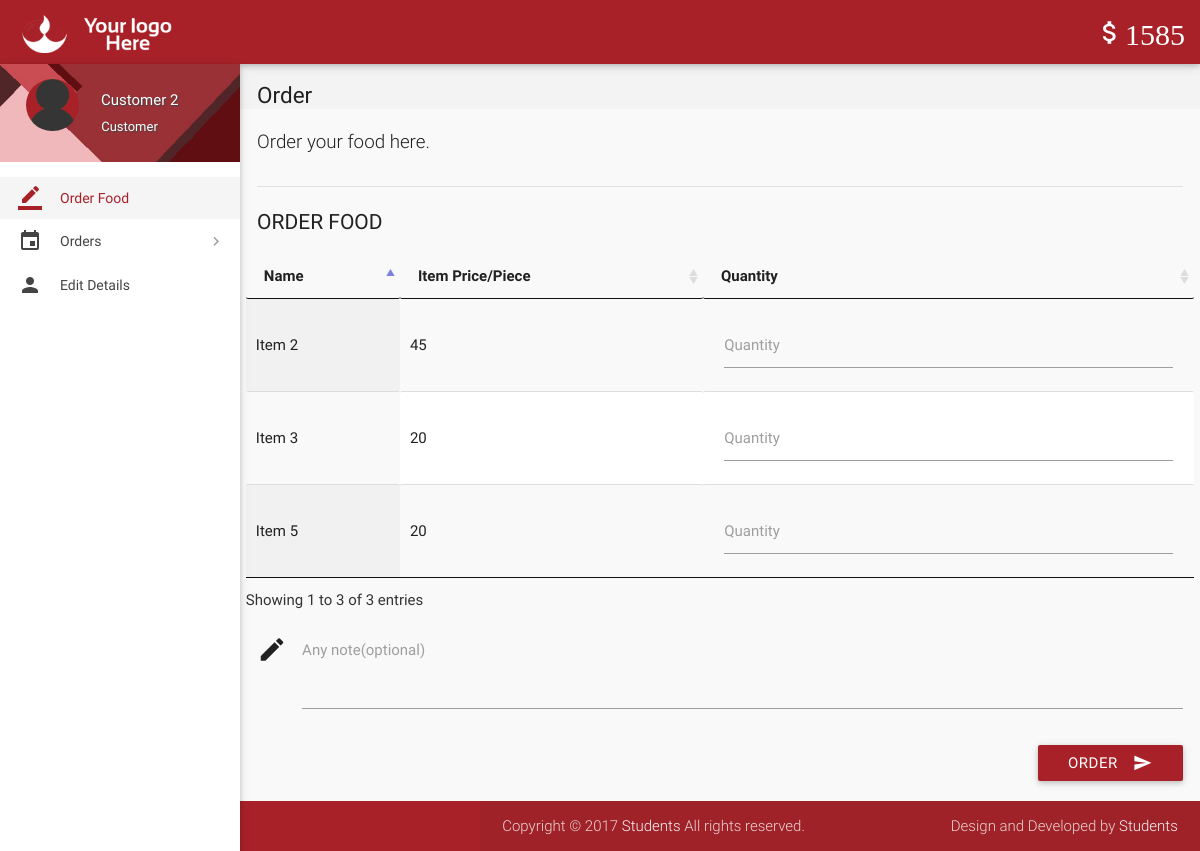
Screenshot of /index.php (signed in) with the database file from the repository.
### tables this page shows
CREATE TABLE `wallet_details` (
  `id` int(11) NOT NULL,
  `wallet_id` int(11) NOT NULL,
  `number` varchar(16) NOT NULL,
  `cvv` int(3) NOT NULL,
  `balance` int(11) NOT NULL DEFAULT '2000'
);

CREATE TABLE `items` (
  `id` int(11) NOT NULL,
  `name` varchar(20) NOT NULL,
  `price` int(11) NOT NULL,
  `deleted` tinyint(4) NOT NULL DEFAULT '0'
);

### includes/wallet.php (called while the page is built)
<?php
$user_id=$_SESSION['user_id'];
$sql = mysqli_query($con, "SELECT * FROM wallet where customer_id = $user_id");
while($row1 = mysqli_fetch_array($sql)){
$wallet_id = $row1['id'];
}
$sql = mysqli_query($con, "SELECT * FROM wallet_details where wallet_id = $wallet_id");
while($row1 = mysqli_fetch_array($sql)){
$balance = $row1['balance'];
}
?>

### includes/connect.php (called while the page is built, shortened)
<?php
$name = $_SESSION['name'];
$role = $_SESSION['role'];
?>

### index.php (the view, shortened to what this page needs)
<?php
include 'includes/connect.php';
include 'includes/wallet.php';
	if($_SESSION['customer_sid']==session_id())
	{
		?>
<!DOCTYPE html>
<html lang="en">
<head>
  <link href="css/materialize.min.css" type="text/css" rel="stylesheet" media="screen,projection">
  <link href="css/style.min.css" type="text/css" rel="stylesheet" media="screen,projection">
  <link href="css/custom/custom.min.css" type="text/css" rel="stylesheet" media="screen,projection">
  <link href="js/plugins/perfect-scrollbar/perfect-scrollbar.css" type="text/css" rel="stylesheet" media="screen,projection">
  <link href="js/plugins/data-tables/css/jquery.dataTables.min.css" type="text/css" rel="stylesheet" media="screen,projection">
</head>
<body>
  <header id="header" class="page-topbar">
        <div class="navbar-fixed">
            <nav class="navbar-color">
                <div class="nav-wrapper">
                    <ul class="left">
                      <li><h1 class="logo-wrapper"><a href="index.php" class="brand-logo darken-1"><img src="images/materialize-logo.png" alt="logo"></a> <span class="logo-text">Logo</span></h1></li>
                    </ul>
                    <ul class="right hide-on-med-and-down">
                        <li><a href="#" class="waves-effect waves-block waves-light"><i class="mdi-editor-attach-money"><?php echo $balance;?></i></a>
                        </li>
                    </ul>
                </div>
            </nav>
        </div>
  </header>
  <div id="main">
    <div class="wrapper">
      <aside id="left-sidebar-nav">
        <ul id="slide-out" class="side-nav fixed leftside-navigation">
            <li class="user-details cyan darken-2">
            <div class="row">
                <div class="col col s4 m4 l4">
                    <img src="images/avatar.jpg" alt="" class="circle responsive-img valign profile-image">
                </div>
                <div class="col col s8 m8 l8">
                    <a class="btn-flat dropdown-button waves-effect waves-light white-text profile-btn" href="#" data-activates="profile-dropdown"><?php echo $name;?> <i class="mdi-navigation-arrow-drop-down right"></i></a>
                    <p class="user-roal"><?php echo $role;?></p>
                </div>
            </div>
            </li>
            <li class="bold active"><a href="index.php" class="waves-effect waves-cyan"><i class="mdi-editor-border-color"></i> Order Food</a>
            </li>
                <li class="no-padding">
                    <ul class="collapsible collapsible-accordion">
                        <li class="bold"><a class="collapsible-header waves-effect waves-cyan"><i class="mdi-editor-insert-invitation"></i> Orders</a>
                        </li>
                    </ul>
                </li>
            <li class="bold"><a href="details.php" class="waves-effect waves-cyan"><i class="mdi-social-person"></i> Edit Details</a>
            </li>
        </ul>
        </aside>
      <section id="content">
        <div id="breadcrumbs-wrapper">
          <div class="container">
            <div class="row">
              <div class="col s12 m12 l12">
                <h5 class="breadcrumbs-title">Order</h5>
              </div>
            </div>
          </div>
        </div>
        <div class="container">
          <p class="caption">Order your food here.</p>
          <div class="divider"></div>
		  <form class="formValidate" id="formValidate" method="post" action="place-order.php" novalidate="novalidate">
            <div class="row">
              <div class="col s12 m4 l3">
                <h4 class="header">Order Food</h4>
              </div>
              <div>
                  <table id="data-table-customer" class="responsive-table display" cellspacing="0">
                    <thead>
                      <tr>
                        <th>Name</th>
                        <th>Item Price/Piece</th>
                        <th>Quantity</th>
                      </tr>
                    </thead>
                    <tbody>
				<?php
				$result = mysqli_query($con, "SELECT * FROM items where not deleted;");
				while($row = mysqli_fetch_array($result))
				{
					echo '<tr><td>'.$row["name"].'</td><td>'.$row["price"].'</td>';
					echo '<td><div class="input-field col s12"><label for='.$row["id"].' class="">Quantity</label>';
					echo '<input id="'.$row["id"].'" name="'.$row['id'].'" type="text" data-error=".errorTxt'.$row["id"].'"><div class="errorTxt'.$row["id"].'"></div></td></tr>';
				}
				?>
                    </tbody>
</table>
              </div>
			  <div class="input-field col s12">
              <i class="mdi-editor-mode-edit prefix"></i>
              <textarea id="description" name="description" class="materialize-textarea"></textarea>
              <label for="description" class="">Any note(optional)</label>
			  </div>
			  <div>
			  <div class="input-field col s12">
                              <button class="btn cyan waves-effect waves-light right" type="submit" name="action">Order
                                <i class="mdi-content-send right"></i>
                              </button>
                            </div>
            </div>
			</form>
          </div>
        </div>
  </div>
  <footer class="page-footer">
    <div class="footer-copyright">
      <div class="container">
        <span>Copyright © 2017 <a class="grey-text text-lighten-4" href="#" target="_blank">Students</a> All rights reserved.</span>
        <span class="right"> Design and Developed by <a class="grey-text text-lighten-4" href="#">Students</a></span>
        </div>
    </div>
  </footer>
</body>
</html>
<?php
	}
?>

### rows the page displays
wallet_details: balance "1585"
items: name "Item 2", price "45"
items: name "Item 3", price "20"
items: name "Item 5", price "20"

### other values shown
$name "Customer 2"
$role "Customer"
